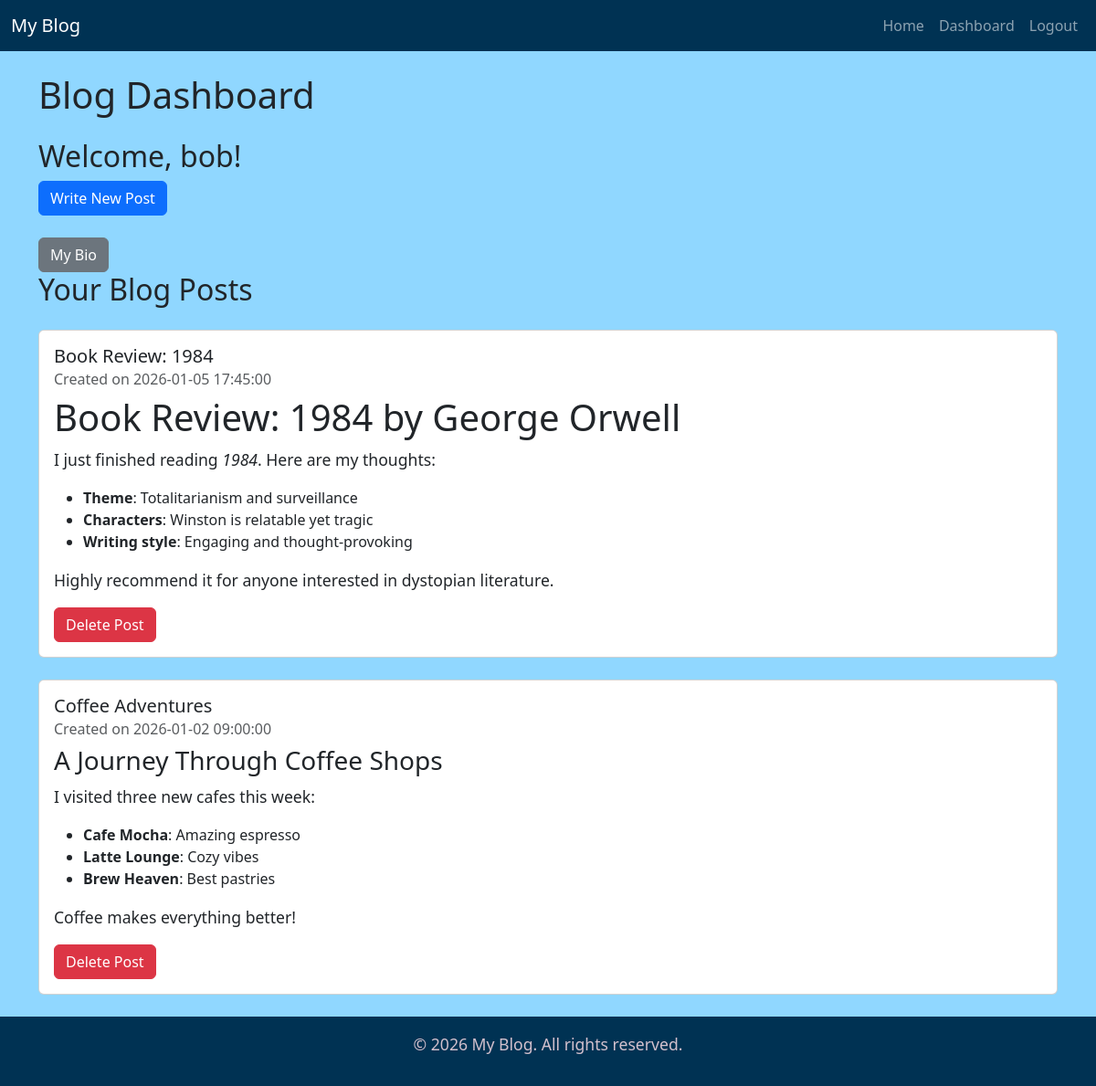
/dashboard (signed in), run on the app's committed database.
### tables this page shows
CREATE TABLE users ( 
    id INTEGER PRIMARY KEY AUTOINCREMENT, 
    username TEXT NOT NULL UNIQUE, 
    hash TEXT NOT NULL, 
    is_admin INTEGER DEFAULT 0
    );

CREATE TABLE posts (
    id INTEGER PRIMARY KEY AUTOINCREMENT, 
    user_id INTEGER NOT NULL, 
    title TEXT NOT NULL, 
    body TEXT NOT NULL, 
    timestamp TIMESTAMP DEFAULT CURRENT_TIMESTAMP, 
    FOREIGN KEY(user_id) 
    REFERENCES users(id)
    );

### app.py (the view)
@app.route("/dashboard", methods=["GET", "POST"])
@login_required
def dashboard():
    user_id = session.get("user_id")
    if request.method == "POST" and "write_new" in request.form:
        return redirect("/create_post")
    db = get_db()
    posts = db.execute("""
        SELECT *
        FROM posts
        WHERE user_id = ?
        ORDER BY timestamp DESC
    """, (user_id,)).fetchall()
    user = db.execute("""
        SELECT *
        FROM users
        WHERE id = ?
    """, (user_id,)).fetchone()
    return render_template("dashboard.html", posts=posts, user=user)

### app.py (called while the page is built)
@app.template_filter('markdown')
def markdown_filter(text):
    if text:
        return markdown2.markdown(text)
    return ''

@app.before_request
def refresh_admin_status():
    user_id = session.get("user_id")
    if user_id:
        db = get_db()
        row = db.execute("SELECT is_admin FROM users WHERE id = ?", (user_id,)).fetchone()
        if row is not None:
            session["is_admin"] = bool(row["is_admin"])
        else:
            session.pop("is_admin", None)

### helpers.py (called while the page is built)
def get_db():
    if 'db' not in g:
        g.db = sqlite3.connect(DATABASE)
        g.db.row_factory = sqlite3.Row
    return g.db

def login_required(f):
    @wraps(f)
    def decorated_function(*args, **kwargs):
        if 'user_id' not in session:
            return redirect(url_for('login'))
        return f(*args, **kwargs)
    return decorated_function

### templates/dashboard.html (shortened to what this page needs)
{% extends "layout.html" %}
{% block main %}
<h1 class="mb-4">Blog Dashboard</h1>
<h2>Welcome, {{ user.username }}!</h2>
<form method="POST" action="{{ url_for('dashboard') }}" class="mb-4">
    <button type="submit" class="btn btn-primary">Write New Post</button>
</form>
<a href="{{ url_for('bio', user_name=user.username) }}" class="btn btn-secondary">My Bio</a>
<h2 class="mb-4">Your Blog Posts</h2>
{% for post in posts %}
<div class="card mb-4">
    <div class="card-body">
            <h5 class="card-title">{{ post.title }}</h5>
            <h6 class="card-subtitle mb-2 text-muted">Created on {{ post.timestamp }}</h6>
            <div class="card-text post-body">{{ post.body|markdown|safe }}</div>
            <form method="POST" onsubmit="return confirmDelete()" action="{{ url_for('delete_post', post_id=post.id) }}">
                <button type="submit" class="btn btn-danger">Delete Post</button>
            </form>
    </div>
</div>
{% endfor %}
{% endblock %}

### static/styles.css (style rules this page uses)
html, body { background-color: #90D7FF; }
button { @apply btn btn-primary; }
p { font-size: 1.1em; line-height: 1.6; }

### data on the page
users: username "bob"
posts: title "Book Review: 1984", timestamp "2026-01-05 17:45:00", body "Book Review: 1984 by George Orwell I just finished reading 1984 . Here are my thoughts: Theme : Totalitarianism and surveillance Characters : Winston is relatable yet tragic Writing style : Engaging and thought-provoking Highly recommend it for anyone interested in dystopian literature."
posts: title "Coffee Adventures", timestamp "2026-01-02 09:00:00", body "A Journey Through Coffee Shops I visited three new cafes this week: Cafe Mocha : Amazing espresso Latte Lounge : Cozy vibes Brew Heaven : Best pastries Coffee makes everything better!"
